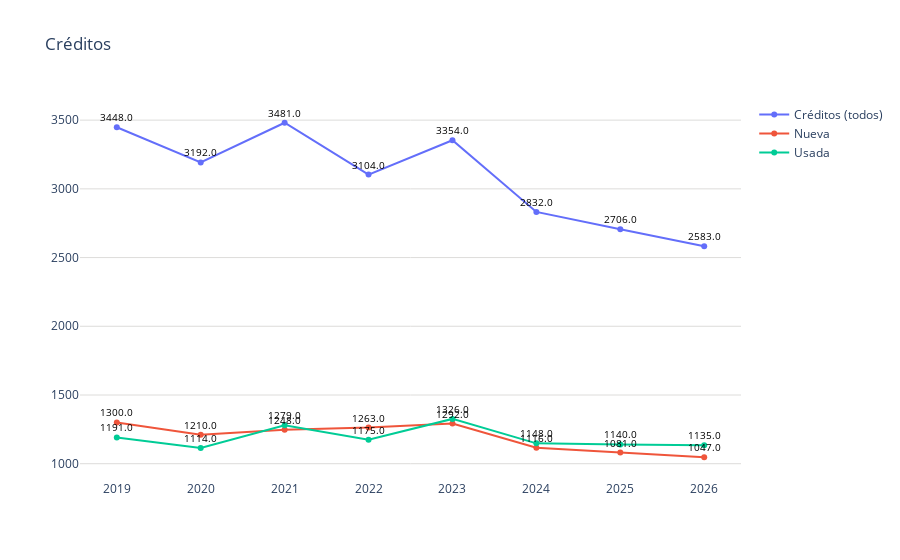

The notebook cell saved with this chart:
### Code cell
conteo_tres_pachuca = pd.concat([
    total_conteo_pachuca,
    nueva_conteo_pachuca,
    usada_conteo_pachuca
])
# Datos
año = conteo_tres_pachuca['año']
modalidades = conteo_tres_pachuca['modalidad']
creditos = conteo_tres_pachuca['num_registros']

fig = go.Figure()
# Agregar líneas para cada modalidad
for modalidad in modalidades.unique():
    df_modalidad = conteo_tres_pachuca[conteo_tres_pachuca['modalidad'] == modalidad]
    fig.add_trace(go.Scatter(
        x=df_modalidad['año'],
        y=df_modalidad['num_registros'].apply(lambda x: float(x.replace(',', ''))),  # Usar los montos limpios
        mode='markers+lines',
        name=modalidad
    ))
fig.update_layout(
    title='Créditos',
    yaxis=dict(gridcolor='#dddcda'),
    plot_bgcolor='rgba(0,0,0,0)',  # Color de fondo del gráfico
)
for trace in fig.data:
    df_modalidad = conteo_tres_pachuca[conteo_tres_pachuca['modalidad'] == trace.name]
    for i, point in enumerate(trace.y):
        # No formatear el valor del monto como moneda
        fig.add_annotation(
            x=trace.x[i], 
            y=point, 
            text=f'{point}',  # Mostrar el valor simple del punto
            showarrow=False,
            font=dict(color='black', size=10),
            yshift=10
        )


# Exportar gráfica como archivo HTML
def guardar_grafico_como_html(fig, nombre_archivo, carpeta='graficas'):
    # Crear la carpeta si no existe
    if not os.path.exists(carpeta):
        os.makedirs(carpeta)
    
    # Gráfica como archivo HTML en la carpeta especificada
    pio.write_html(fig, f'{carpeta}/{nombre_archivo}.html')

guardar_grafico_como_html(fig, 'g_scatt_forecastcredit_conteo_puebla', carpeta='graficas')
fig.show()

### Figure 1 — Plotly figure (JSON) as saved in the notebook; plotly's stock layout.template omitted (floating-point values rounded to 4 significant figures)
{"data": [{"mode": "markers+lines", "name": "Créditos (todos)", "type": "scatter", "x": [2019, 2020, 2021, 2022, 2023, 2024, 2025, 2026], "y": [3448, 3192, 3481, 3104, 3354, 2832, 2706, 2583]}, {"mode": "markers+lines", "name": "Nueva", "type": "scatter", "x": [2019, 2020, 2021, 2022, 2023, 2024, 2025, 2026], "y": [1300, 1210, 1248, 1263, 1292, 1116, 1081, 1047]}, {"mode": "markers+lines", "name": "Usada", "type": "scatter", "x": [2019, 2020, 2021, 2022, 2023, 2024, 2025, 2026], "y": [1191, 1114, 1279, 1175, 1326, 1148, 1140, 1135]}], "layout": {"annotations": [{"font": {"color": "black", "size": 10}, "showarrow": false, "text": "3448.0", "x": 2019, "y": 3448, "yshift": 10}, {"font": {"color": "black", "size": 10}, "showarrow": false, "text": "3192.0", "x": 2020, "y": 3192, "yshift": 10}, {"font": {"color": "black", "size": 10}, "showarrow": false, "text": "3481.0", "x": 2021, "y": 3481, "yshift": 10}, {"font": {"color": "black", "size": 10}, "showarrow": false, "text": "3104.0", "x": 2022, "y": 3104, "yshift": 10}, {"font": {"color": "black", "size": 10}, "showarrow": false, "text": "3354.0", "x": 2023, "y": 3354, "yshift": 10}, {"font": {"color": "black", "size": 10}, "showarrow": false, "text": "2832.0", "x": 2024, "y": 2832, "yshift": 10}, {"font": {"color": "black", "size": 10}, "showarrow": false, "text": "2706.0", "x": 2025, "y": 2706, "yshift": 10}, {"font": {"color": "black", "size": 10}, "showarrow": false, "text": "2583.0", "x": 2026, "y": 2583, "yshift": 10}, {"font": {"color": "black", "size": 10}, "showarrow": false, "text": "1300.0", "x": 2019, "y": 1300, "yshift": 10}, {"font": {"color": "black", "size": 10}, "showarrow": false, "text": "1210.0", "x": 2020, "y": 1210, "yshift": 10}, {"font": {"color": "black", "size": 10}, "showarrow": false, "text": "1248.0", "x": 2021, "y": 1248, "yshift": 10}, {"font": {"color": "black", "size": 10}, "showarrow": false, "text": "1263.0", "x": 2022, "y": 1263, "yshift": 10}, {"font": {"color": "black", "size": 10}, "showarrow": false, "text": "1292.0", "x": 2023, "y": 1292, "yshift": 10}, {"font": {"color": "black", "size": 10}, "showarrow": false, "text": "1116.0", "x": 2024, "y": 1116, "yshift": 10}, {"font": {"color": "black", "size": 10}, "showarrow": false, "text": "1081.0", "x": 2025, "y": 1081, "yshift": 10}, {"font": {"color": "black", "size": 10}, "showarrow": false, "text": "1047.0", "x": 2026, "y": 1047, "yshift": 10}, {"font": {"color": "black", "size": 10}, "showarrow": false, "text": "1191.0", "x": 2019, "y": 1191, "yshift": 10}, {"font": {"color": "black", "size": 10}, "showarrow": false, "text": "1114.0", "x": 2020, "y": 1114, "yshift": 10}, {"font": {"color": "black", "size": 10}, "showarrow": false, "text": "1279.0", "x": 2021, "y": 1279, "yshift": 10}, {"font": {"color": "black", "size": 10}, "showarrow": false, "text": "1175.0", "x": 2022, "y": 1175, "yshift": 10}, {"font": {"color": "black", "size": 10}, "showarrow": false, "text": "1326.0", "x": 2023, "y": 1326, "yshift": 10}, {"font": {"color": "black", "size": 10}, "showarrow": false, "text": "1148.0", "x": 2024, "y": 1148, "yshift": 10}, {"font": {"color": "black", "size": 10}, "showarrow": false, "text": "1140.0", "x": 2025, "y": 1140, "yshift": 10}, {"font": {"color": "black", "size": 10}, "showarrow": false, "text": "1135.0", "x": 2026, "y": 1135, "yshift": 10}], "plot_bgcolor": "rgba(0,0,0,0)", "title": {"text": "Créditos"}, "yaxis": {"gridcolor": "#dddcda"}}}
